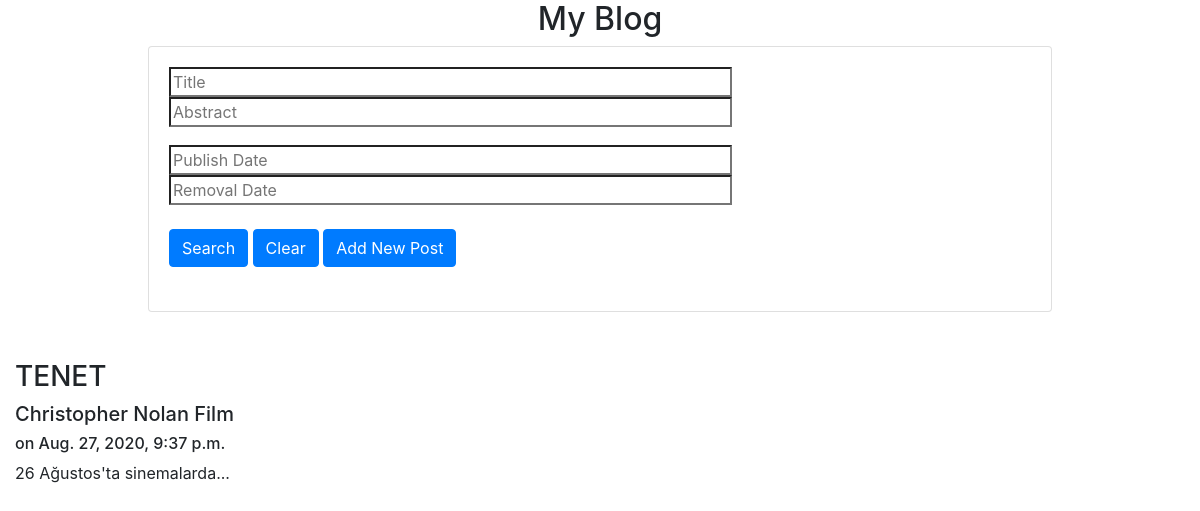
The app's page /blogs/21 with its own data.
### blogs/models.py (models this page shows, shortened)
class Blog(models.Model):
    title = models.CharField(max_length=100)
    slug = models.SlugField()
    abstract = models.TextField()
    body = models.TextField()
    publish_date = models.DateTimeField(auto_now_add=True)
    removal_date = models.DateTimeField(null=True, blank=True)

### blogs/templates/blogs/post.html
{% extends "blogs/homepage.html" %}
{% block content %}
<h3>{{blog.title}}</h3>
<h5>{{blog.abstract}}</h5>
<h6>on {{blog.publish_date}}</h6>
{{blog.body|safe|linebreaks}}
{% endblock %}

### blogs/templates/blogs/homepage.html (style rules this page uses)
html, body { height:100% }

### records on screen
Blog: title "TENET", abstract "Christopher Nolan Film", publish_date "Aug. 27, 2020, 9:37 p.m.", body "26 Ağustos'ta sinemalarda..."
